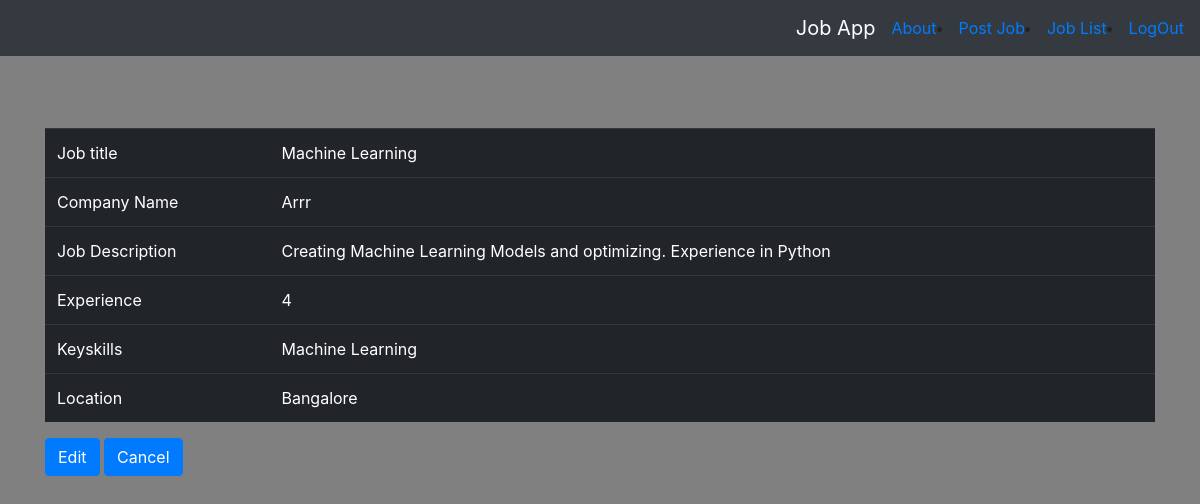
The page /postjob/3/ (signed in) on the database its author committed.
### postjob/models.py (models this page shows, shortened)
class PostJob(models.Model):
    company_name = models.CharField(max_length=256)
    title = models.CharField(max_length=256)
    description = models.TextField()
    experience = models.PositiveIntegerField()
    keyskills = models.CharField(max_length=256)
    status = models.BooleanField(default=True)
    location = models.CharField(max_length=100)
    created_at = models.DateTimeField(auto_now=True)
    created_by = models.ForeignKey(User,on_delete=models.CASCADE)
    class Meta:
        ordering = ['-created_at']

### postjob/views.py (the view)
# urls.py: path('<int:pk>/',views.DetailJobPost.as_view(),name='detail'),
class DetailJobPost(LoginRequiredMixin, generic.DetailView):
    model = PostJob
    template_name = 'postjob/postjob_detail.html'

### postjob/templates/postjob/postjob_detail.html
{% extends 'postjob/postjob_base.html' %}
{% block content %}
  <div class="container">
    <br/><br/><br/>
    <table class="table table-dark">
      <tr>
        <td>Job title</td>
        <td>{{postjob.title}}</td>
      </tr>
      <tr>
        <td>Company Name</td>
        <td>{{postjob.company_name}}</td>
      </tr>
      <tr>
        <td>Job Description</td>
        <td>{{postjob.description}}</td>
      </tr>
      <tr>
        <td>Experience</td>
        <td>{{postjob.experience}}</td>
      </tr>
      <tr>
        <td>Keyskills</td>
        <td>{{postjob.keyskills}}</td>
      </tr>
      <tr>
        <td>Location</td>
        <td>{{postjob.location}}</td>
      </tr>
    </table>
    </div>
    <div class="container">
      {% if user.role == "employer" %}
          {% if postjob.status != True %}
            <a class='btn btn-primary' href="{% url 'postjob:jobapplications' pk=postjob.pk %}">Display Applications</a>
          {% else %}
            <a class='btn btn-primary' href="{% url 'postjob:update' pk=postjob.pk %}">Edit</a>
          {% endif %}
      {% elif user.role == "employee" %}
        <a class='btn btn-primary' href="{% url 'postjob:applyjob' pk=postjob.pk %}">Apply</a>
      {% endif %}
      <a class='btn btn-primary' href="{% url 'postjob:list'%}">Cancel</a>
    </div>
{% endblock %}

### static/cvproject/css/master.css (style rules this page uses)
body { background-color: gray; }

### rows shown on the page
PostJob: title "Machine Learning", company_name "Arrr", description "Creating Machine Learning Models and optimizing. Experience in Python", experience "4", keyskills "Machine Learning", location "Bangalore"
